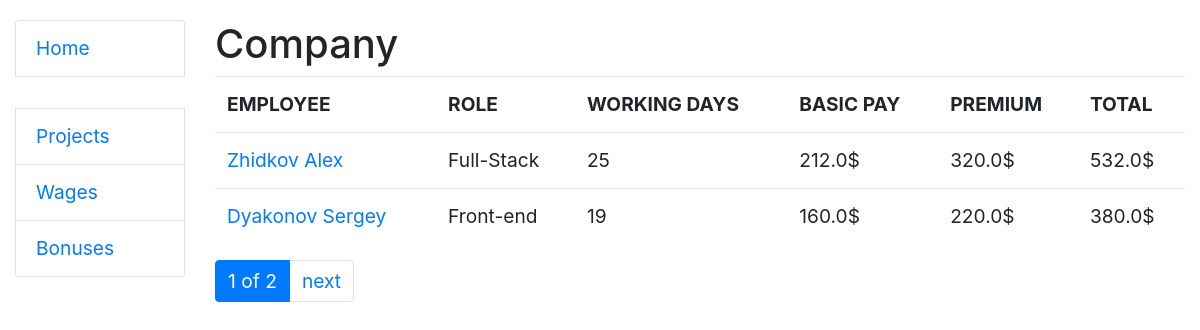
The page / on the database its author committed.
### salary/models.py (models this page shows, shortened)
class Main(models.Model):
    report_card = models.ForeignKey(to=ReportCard, on_delete=models.CASCADE)
    wage = models.ForeignKey(to=Wage, on_delete=models.CASCADE)
    @property
    def amount_of_days(self):
        return int(self.report_card.end.day - self.report_card.start.day)
    @property
    def base_salary(self):
        return f"{float((self.amount_of_days * 8) + self.wage.pay_per_hour)}$"
    @property
    def full_bonus(self):
        return sum([bon["price_for_bonus"] for bon in self.report_card.person_bonus_project.bonus.all().values()])
    @property
    def total_salary(self):
        return f"{(self.full_bonus + float(self.base_salary[:-1]))}$"
    def get_absolute_url(self):
        return reverse("salary:main-detail", kwargs={"pk": self.pk})

class ReportCard(models.Model):
    start = models.DateTimeField()
    end = models.DateTimeField()
    person_bonus_project = models.ForeignKey(
        to=PersonBonusProject, on_delete=models.CASCADE, null=True
    )

class PersonBonusProject(models.Model):
    person = models.ForeignKey(to=Person, on_delete=models.CASCADE)
    project = models.ForeignKey(to=Project, on_delete=models.CASCADE)
    bonus = models.ManyToManyField(to=Bonus, related_name="bonus")

class Person(AbstractUser):
    middle_name = models.CharField(max_length=30)
    phone_number = models.IntegerField(null=True)
    @property
    def full_name(self):
        return f"{self.last_name} {self.first_name} {self.middle_name}"
    class Meta:
        verbose_name = "person"
        verbose_name_plural = "persons"

class Wage(models.Model):
    position = models.CharField(max_length=255)
    role = models.CharField(max_length=255)
    pay_per_hour = models.FloatField()

### salary/views.py (the view)
# urls.py: path("", MainListView.as_view(), name="main-list"),
class MainListView(generic.ListView):
    model = Main
    paginate_by = 2
    queryset = Main.objects.all()

### salary/templatetags/query_transform.py (called while the page is built)
@register.simple_tag
def query_transform(request, **kwargs):
    updated = request.GET.copy()
    for key, value in kwargs.items():
        if key is not None:
            updated[key] = value
        else:
            updated.pop(key, 0)
    return updated.urlencode()

### templates/salary/main_list.html
{% extends "base.html" %}
{% block content %}
    <h1>Company</h1>
    <table class="table">
        <tr>
            <th>EMPLOYEE</th>
            <th>ROLE</th>
            <th>WORKING DAYS</th>
            <th>BASIC PAY</th>
            <th>PREMIUM</th>
            <th>TOTAL</th>
        </tr>
        {% for person in main_list %}
            <tr>
                <td><a href="{{ person.get_absolute_url }}">{{ person.report_card.person_bonus_project.person.full_name }}</a></td>
                <td>{{ person.wage.role }}</td>
                <td>{{ person.amount_of_days }}</td>
                <td>{{ person.base_salary }}</td>
                <td>{{ person.full_bonus }}$</td>
                <td>{{ person.total_salary }}</td>
            </tr>
        {% endfor %}
    </table>
{% endblock %}

### static/css/styles.css (style rules this page uses)
body { margin-top: 20px; text-align: left; font-size: 120%; line-height: 1.618; }

### rows shown on the page
Main: report_card.person_bonus_project.person.full_name "Zhidkov Alex", wage.role "Full-Stack", amount_of_days "25", base_salary "212.0$", full_bonus "320.0", total_salary "532.0$"
Main: report_card.person_bonus_project.person.full_name "Dyakonov Sergey", wage.role "Front-end", amount_of_days "19", base_salary "160.0$", full_bonus "220.0", total_salary "380.0$"

### other values the page prints
{{ page_obj.number }} "1"
{{ paginator.num_pages }} "2"
